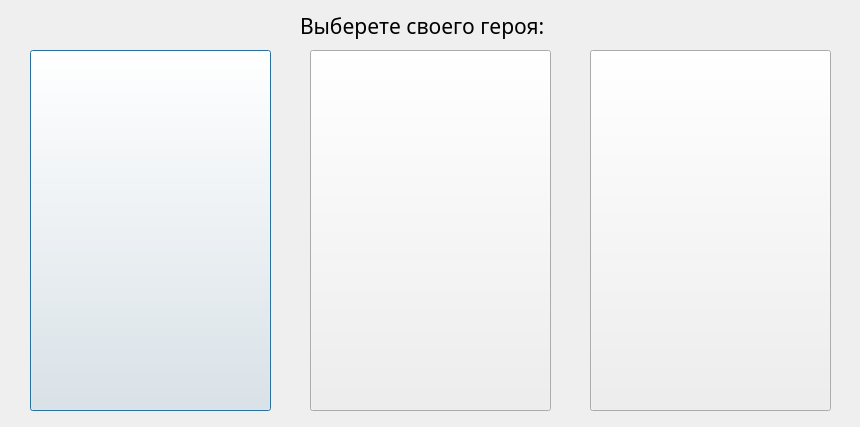
<?xml version="1.0" encoding="UTF-8"?>
<ui version="4.0">
 <class>Dialog</class>
 <widget class="QDialog" name="Dialog">
  <property name="geometry">
   <rect>
    <x>0</x>
    <y>0</y>
    <width>860</width>
    <height>427</height>
   </rect>
  </property>
  <property name="windowTitle">
   <string>Dialog</string>
  </property>
  <widget class="QLabel" name="Name">
   <property name="geometry">
    <rect>
     <x>300</x>
     <y>10</y>
     <width>271</width>
     <height>31</height>
    </rect>
   </property>
   <property name="font">
    <font>
     <family>Segoe Print</family>
     <pointsize>16</pointsize>
     <weight>50</weight>
     <italic>false</italic>
     <bold>false</bold>
     <underline>false</underline>
     <strikeout>false</strikeout>
     <kerning>false</kerning>
    </font>
   </property>
   <property name="midLineWidth">
    <number>-1</number>
   </property>
   <property name="text">
    <string extracomment="Имя вашего персонажа">Выберете своего героя:</string>
   </property>
   <property name="scaledContents">
    <bool>false</bool>
   </property>
  </widget>
  <widget class="QPushButton" name="Lab_1">
   <property name="geometry">
    <rect>
     <x>30</x>
     <y>50</y>
     <width>241</width>
     <height>361</height>
    </rect>
   </property>
   <property name="font">
    <font>
     <family>Segoe Print</family>
     <pointsize>33</pointsize>
     <weight>50</weight>
     <italic>false</italic>
     <bold>false</bold>
     <strikeout>false</strikeout>
     <stylestrategy>PreferAntialias</stylestrategy>
    </font>
   </property>
   <property name="text">
    <string/>
   </property>
   <property name="icon">
    <iconset resource="imgs.qrc">
     <normaloff>:/icos/avatar/char1/1.jpg</normaloff>:/icos/avatar/char1/1.jpg</iconset>
   </property>
   <property name="iconSize">
    <size>
     <width>267</width>
     <height>366</height>
    </size>
   </property>
  </widget>
  <widget class="QPushButton" name="Lab_2">
   <property name="geometry">
    <rect>
     <x>310</x>
     <y>50</y>
     <width>241</width>
     <height>361</height>
    </rect>
   </property>
   <property name="font">
    <font>
     <family>Segoe Print</family>
     <pointsize>33</pointsize>
     <weight>50</weight>
     <italic>false</italic>
     <bold>false</bold>
     <strikeout>false</strikeout>
     <stylestrategy>PreferAntialias</stylestrategy>
    </font>
   </property>
   <property name="text">
    <string/>
   </property>
   <property name="icon">
    <iconset resource="imgs.qrc">
     <normaloff>:/icos/avatar/char2/1.jpg</normaloff>:/icos/avatar/char2/1.jpg</iconset>
   </property>
   <property name="iconSize">
    <size>
     <width>267</width>
     <height>366</height>
    </size>
   </property>
  </widget>
  <widget class="QPushButton" name="Lab_3">
   <property name="geometry">
    <rect>
     <x>590</x>
     <y>50</y>
     <width>241</width>
     <height>361</height>
    </rect>
   </property>
   <property name="font">
    <font>
     <family>Segoe Print</family>
     <pointsize>33</pointsize>
     <weight>50</weight>
     <italic>false</italic>
     <bold>false</bold>
     <strikeout>false</strikeout>
     <stylestrategy>PreferAntialias</stylestrategy>
    </font>
   </property>
   <property name="text">
    <string/>
   </property>
   <property name="icon">
    <iconset resource="imgs.qrc">
     <normaloff>:/icos/avatar/char3/1.jpg</normaloff>:/icos/avatar/char3/1.jpg</iconset>
   </property>
   <property name="iconSize">
    <size>
     <width>267</width>
     <height>366</height>
    </size>
   </property>
  </widget>
 </widget>
 <resources>
  <include location="imgs.qrc"/>
 </resources>
 <connections/>
</ui>
